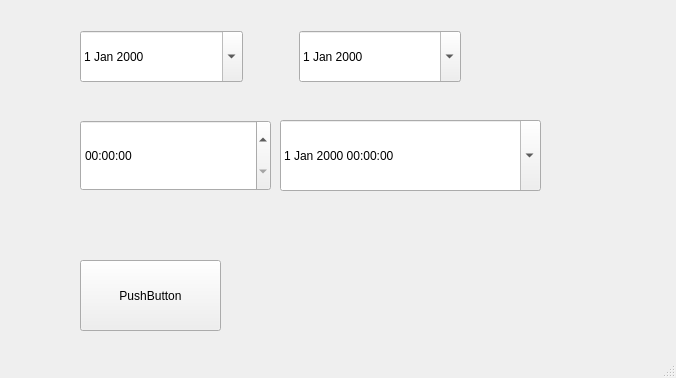
<?xml version="1.0" encoding="UTF-8"?>
<ui version="4.0">
 <class>MainWindow</class>
 <widget class="QMainWindow" name="MainWindow">
  <property name="geometry">
   <rect>
    <x>0</x>
    <y>0</y>
    <width>676</width>
    <height>378</height>
   </rect>
  </property>
  <property name="windowTitle">
   <string>MainWindow</string>
  </property>
  <widget class="QWidget" name="centralwidget">
   <widget class="QTimeEdit" name="timeEdit">
    <property name="geometry">
     <rect>
      <x>80</x>
      <y>120</y>
      <width>191</width>
      <height>71</height>
     </rect>
    </property>
    <property name="calendarPopup">
     <bool>true</bool>
    </property>
   </widget>
   <widget class="QDateTimeEdit" name="dateTimeEdit">
    <property name="geometry">
     <rect>
      <x>280</x>
      <y>120</y>
      <width>261</width>
      <height>71</height>
     </rect>
    </property>
    <property name="calendarPopup">
     <bool>true</bool>
    </property>
   </widget>
   <widget class="QPushButton" name="pushButton">
    <property name="geometry">
     <rect>
      <x>80</x>
      <y>260</y>
      <width>141</width>
      <height>71</height>
     </rect>
    </property>
    <property name="text">
     <string>PushButton</string>
    </property>
   </widget>
   <widget class="QWidget" name="">
    <property name="geometry">
     <rect>
      <x>80</x>
      <y>31</y>
      <width>381</width>
      <height>51</height>
     </rect>
    </property>
    <layout class="QHBoxLayout" name="horizontalLayout">
     <item>
      <widget class="QDateEdit" name="dateEdit">
       <property name="sizePolicy">
        <sizepolicy hsizetype="Minimum" vsizetype="Preferred">
         <horstretch>0</horstretch>
         <verstretch>0</verstretch>
        </sizepolicy>
       </property>
       <property name="calendarPopup">
        <bool>true</bool>
       </property>
      </widget>
     </item>
     <item>
      <spacer name="horizontalSpacer">
       <property name="orientation">
        <enum>Qt::Horizontal</enum>
       </property>
       <property name="sizeType">
        <enum>QSizePolicy::Fixed</enum>
       </property>
       <property name="sizeHint" stdset="0">
        <size>
         <width>50</width>
         <height>20</height>
        </size>
       </property>
      </spacer>
     </item>
     <item>
      <widget class="QDateEdit" name="dateEdit_2">
       <property name="sizePolicy">
        <sizepolicy hsizetype="Minimum" vsizetype="Preferred">
         <horstretch>0</horstretch>
         <verstretch>0</verstretch>
        </sizepolicy>
       </property>
       <property name="calendarPopup">
        <bool>true</bool>
       </property>
      </widget>
     </item>
    </layout>
   </widget>
  </widget>
  <widget class="QMenuBar" name="menubar">
   <property name="geometry">
    <rect>
     <x>0</x>
     <y>0</y>
     <width>676</width>
     <height>21</height>
    </rect>
   </property>
  </widget>
  <widget class="QStatusBar" name="statusbar"/>
 </widget>
 <resources/>
 <connections/>
</ui>
